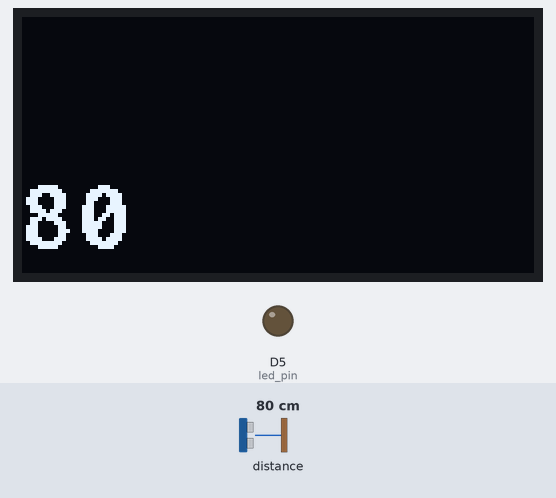
The sketch below on a simulated Arduino MKR. Shown: 128×64 one-colour display, output pins drawn as LEDs (lit = HIGH). The test bench sets the inputs (shaded band); at power-on: distance to the obstacle 80 cm. WiFi joins after 1.5 s; servers stay silent unless stated; no MQTT or app messages arrive unless stated; what the sketch prints to the serial monitor is not drawn.

Above: at 3.2 s.
3.3 s: distance to the obstacle set to 146 cm
At 9.6 s:
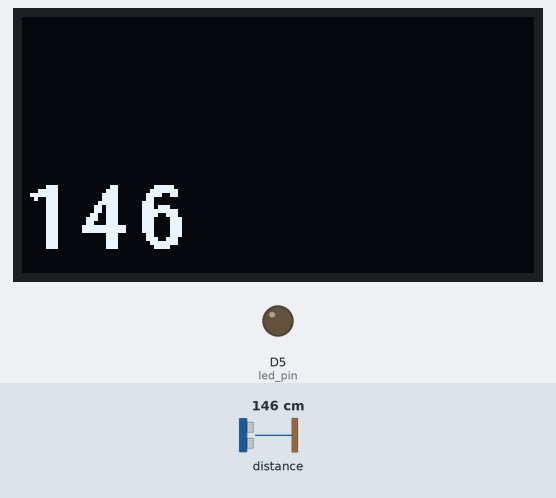
15.4 s: distance to the obstacle set to 154 cm
At 22.0 s:
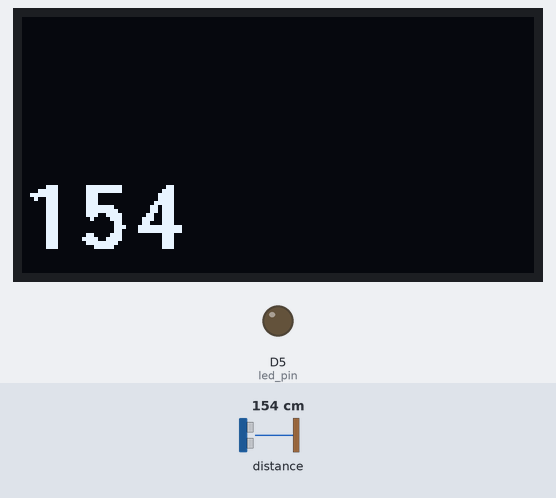
26.1 s: distance to the obstacle set to 2 cm
At 28.2 s:
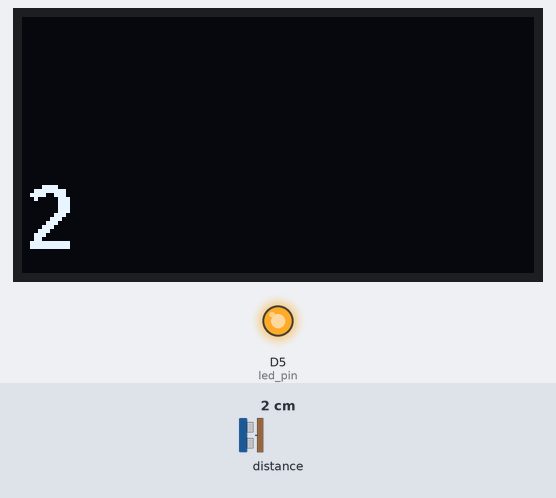
Timing chart, 0 to 29.7 s (numbered marks = the images above; inputs shaded):
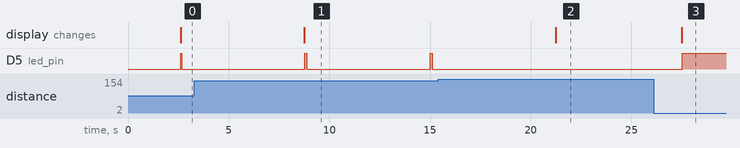

Measured:
- after the input at 3.3 s, the display: changes after 5.5 s (image 1)
- after the input at 15.4 s, D5 (led_pin): stays LOW (without the input it goes to HIGH after 5.9 s); the display: changes after 5.8 s (image 2)
- after the input at 26.1 s, D5 (led_pin): LOW → HIGH after 1.4 s; the display: changes after 1.4 s (image 3)
- by itself, D5 (led_pin): alternates HIGH for 0.10 s and LOW for 6.1 s

The sketch:

codeArduino.ino
```cpp
#include <Arduino.h>
#include <U8g2lib.h>

#ifdef U8X8_HAVE_HW_SPI
#include <SPI.h>
#endif
#ifdef U8X8_HAVE_HW_I2C
#include <Wire.h>
#endif

#define BROKER_IP    "mqtt.eclipse.org" //Server
#define DEV_NAME     "dev"    //name device mqtt
#define MQTT_USER    "ok"     //User mqtt
#define MQTT_PW      "123456"   //Password mqtt
const char ssid[] = "TIM-26108969";  // Name Wifi
const char pass[] = "hTGi0xe0uBm11GjGsjnpV5Cn";  //Password Wifi

#include <MQTT.h>

#ifdef ARDUINO_SAMD_MKRWIFI1010
#include <WiFiNINA.h>
#elif ARDUINO_SAMD_MKR1000
#include <WiFi101.h>
#elif ESP8266
#include <ESP8266WiFi.h>
#else
#error unknown board
#endif

#include "Ultrasonic.h"

U8G2_SSD1306_128X64_NONAME_F_SW_I2C u8g2(U8G2_R0, /* clock=*/ SCL, /* data=*/ SDA, /* reset=*/ U8X8_PIN_NONE);
u8g2_uint_t offset;
u8g2_uint_t width;

const char *text = "U8g2 ";

Ultrasonic ultrasonic(0);
// the PIN
int led_pin = 5;
int button_pin = 6;

WiFiClient net;
MQTTClient client;


void connect() {
  Serial.print("checking wifi...");
  while (WiFi.status() != WL_CONNECTED) { //connection to Wifi
    Serial.print(".");
    delay(10000);
  }

  Serial.print("\nconnecting...");
  while (!client.connect(DEV_NAME, MQTT_USER, MQTT_PW)) {   //connection to mqtt
    Serial.print(".");
    delay(10000);
  }
  Serial.println("\nconnected!");
  client.subscribe("/Hi"); //Topic mqtt(/Hi)
}

void messageReceived(String &topic, String &payload) {
  Serial.println("incoming: " + topic + " - " + payload);
}

void setup()
{
    Serial.begin(9600);
    pinMode(led_pin, OUTPUT);
    pinMode(button_pin, INPUT);

    u8g2.begin();
    u8g2.setFont(u8g2_font_inb30_mr);
    width = u8g2.getUTF8Width(text);

    u8g2.setFontMode(0);

    WiFi.begin(ssid, pass);

    client.begin(BROKER_IP, 1883, net);
    client.onMessage(messageReceived);
    connect();
}

void loop() {

    client.loop();
    if (!client.connected()) {
      connect();
    }


    long RangeInCentimeters;
    RangeInCentimeters = ultrasonic.MeasureInCentimeters();
    Serial.print("Distance: ");
    Serial.print(RangeInCentimeters);//0~400cm
    Serial.println(" cm");
    delay(1000);

    u8g2_uint_t x;


     u8g2.firstPage();
    do {


      x = offset;
      u8g2.setFont(u8g2_font_inb30_mr);
      u8g2.setFont(u8g2_font_inb16_mr);
      u8g2.setCursor(0, 58);

      u8g2.print(RangeInCentimeters);

    } while ( u8g2.nextPage() );

    offset-=1;
    if ( (u8g2_uint_t)offset < (u8g2_uint_t)-width )
      offset = 0;

    delay(10);

    int delay_value = RangeInCentimeters/1.5;

    if(RangeInCentimeters >= 150){
        digitalWrite(led_pin, LOW);
    }
    else if(RangeInCentimeters < 150 && RangeInCentimeters >= 10){
        digitalWrite(led_pin, HIGH);
        delay(delay_value);
        digitalWrite(led_pin, LOW);
        delay(delay_value);
        client.publish("/Hi", " Distancing not respected");
        delay(5000);
    }
    else{
      digitalWrite(led_pin, HIGH);
      client.publish("/Hi", " Distancing not respected");
        delay(5000);
    }
}
```
